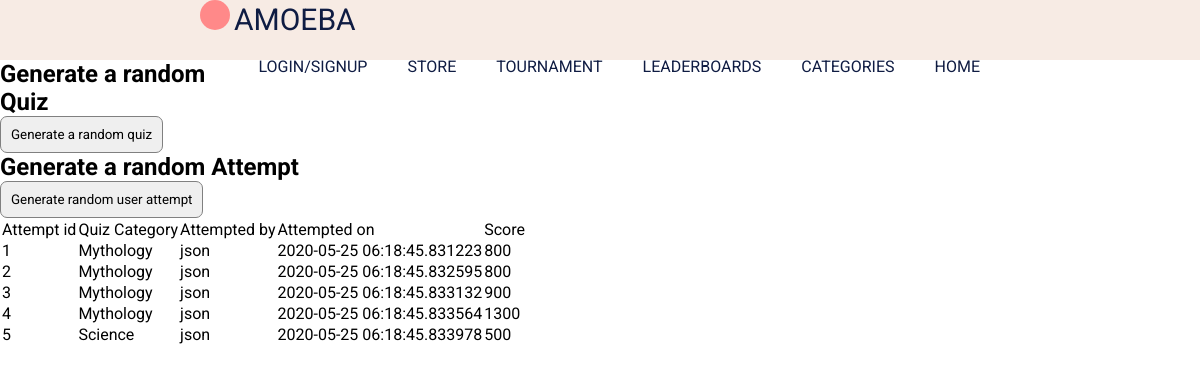
Page /pretendattempts on the earlier database version.
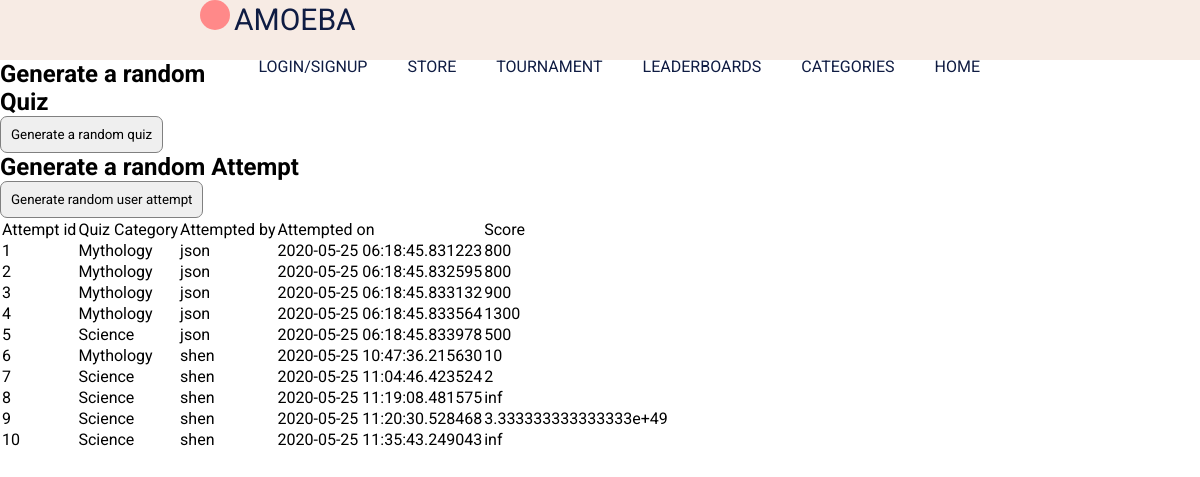
Same page on the later database version.
### app/models.py (models this page shows, shortened)
class Attempt(db.Model):
  id = db.Column(db.Integer, primary_key=True)
  user_id = db.Column(db.Integer, db.ForeignKey('user.id'))
  quiz_id = db.Column(db.Integer, db.ForeignKey('quiz.id'))
  score = db.Column(db.Integer, index=True)
  date = db.Column(db.DateTime, index=True, default=datetime.utcnow)

class Quiz(db.Model):
  id = db.Column(db.Integer, primary_key=True)
  category = db.Column(db.String(32), index=True)
  quizname = db.Column(db.String(32), index=True, unique=True)
  filename = db.Column(db.String(32),unique=True)
  date_added = db.Column(db.DateTime, index=True, default=datetime.utcnow)
  user_id = db.Column(db.Integer, db.ForeignKey('user.id'))
  attempts = db.relationship('Attempt', backref = 'quiz', lazy = 'dynamic')

class User(UserMixin, db.Model):
  id = db.Column(db.Integer, primary_key=True)
  username = db.Column(db.String(20), unique=True, index=True, nullable=False)
  email = db.Column(db.String(120), unique=True, index=True, nullable=False)
  password_hash = db.Column(db.String(128))
  posted_quizes = db.relationship('Quiz', backref = 'postedby', lazy = 'dynamic')
  attempts = db.relationship('Attempt', backref = 'user', lazy = 'dynamic')
  is_admin = db.Column(db.Boolean, default=False, nullable=False)
  date_joined = db.Column(db.DateTime, index=True, default=datetime.utcnow)

### app/routes.py (the view)
@app.route('/pretendattempts', methods=['GET','POST'])
def pretend_attempts():
  form1 = PretendGenQuiz()
  form2 = PretendGenAttempt()
  allattempts = Attempt.query.all()
  if form1.submitQuiz.data and form1.validate_on_submit():
    randomQuiz()
  elif form2.submitAttempt.data and form2.validate_on_submit():
    randomAttempt()
  return render_template('pretend_attempts.html', form1=form1, form2=form2, attempts=allattempts)

### app/testing.py
class PretendGenQuiz(FlaskForm):
  submitQuiz = SubmitField('Generate a random quiz')

class PretendGenAttempt(FlaskForm):
  submitAttempt = SubmitField('Generate random user attempt')

### app/templates/pretend_attempts.html (shortened to what this page needs)
{% extends "template.html" %}
{% block content%}
  <h2>Generate a random Quiz</h2>
  <form action="", method="post">
    <p>{{ form1.submitQuiz }}</p>
  </form>
  <h2>Generate a random Attempt</h2>
  <form action="", method="post">
    <p>{{ form2.submitAttempt }}</p>
  </form>
  <table>
    <tr>
      <td>Attempt id</td><td>Quiz Category</td><td>Attempted by</td><td>Attempted on</td><td>Score</td>
    </tr>
    {% for a in attempts %}
    <tr>
      <td>{{ a.id }}</td>
      <td>{{ a.quiz.category }}</td>
      <td>{{ a.user.username }}</td>
      <td>{{ a.date }}</td>
      <td>{{ a.score }}</td>
    </tr>
    {% endfor %}
  </table>
{% endblock %}

### app/templates/template.html (shortened to what this page needs)
<html lang="en">
  <head>
    <link
      rel="stylesheet"
      type="text/css"
      href="{{ url_for('static', filename =
    'styles/content.css')}}"
    />
  </head>
  <body>
    <header>
      <div class="header-content">
        <div class="logo">
          <div id="amoeba-logo"></div>
          <span id="logo-text">AMOEBA</span>
        </div>
        <u1 class="navigation">
          <a href="{{ url_for('index') }}">HOME</a>
          <a href="{{ url_for('categories') }}">CATEGORIES</a>
          <a href="{{ url_for('leaderboards') }}">LEADERBOARDS</a>
          <a>TOURNAMENT</a>
          <a>STORE</a>
          {% if current_user.is_authenticated %}
          <a href="{{ url_for('logout') }}">LOGOUT</a>
          <a href="{{ url_for('profile', username=current_user.username) }}">{{ current_user.username }}</a>
          {% else %}
          <a href="{{ url_for('signup_login') }}">LOGIN/SIGNUP</a>
          {% endif %}
        </u1>
      </div>
    </header>
    {% block content %}{% endblock %}
  </body>
</html>

### app/static/styles/content.css (style rules this page uses)
* { padding: 0; margin: 0; list-style: none; text-decoration: none; font-family: 'roboto', sans-serif; box-sizing: border-box; }
body { background-color: white; }
header { width: 100%; height: 60px; display: block; background-color: #f7ebe4; }
.header-content { height: inherit; margin-left: 200px; margin-right: 200px; }
.logo { float: left; display: inline-block; color: #0f1c43; margin-top }
#amoeba-logo { background-color: #ff8989; border-radius: 50%; width: 30px; height: 30px; display: inline-block; }
#logo-text { font-size: 30px; }
.navigation { float: right; }
.navigation a { height: 100%; float: right; padding: 20px 20px; list-style: none; color: #0f1c43; }
p { font-size: 20px; color: #0f1c43; font-weight: heavy; line-height: 1.5em; }
input { border: none; }
input { border: 1px solid gray; border-radius: 7px; padding: 10px; }

Differences in the rows shown:
added Attempt: id "6", quiz.category "Mythology", user.username "shen", date "2020-05-25 10:47:36.215630", score "10"
added Attempt: id "7", quiz.category "Science", user.username "shen", date "2020-05-25 11:04:46.423524", score "2"
added Attempt: id "8", quiz.category "Science", user.username "shen", date "2020-05-25 11:19:08.481575", score "inf"
added Attempt: id "9", quiz.category "Science", user.username "shen", date "2020-05-25 11:20:30.528468", score "3.333333333333333e+49"
added Attempt: id "10", quiz.category "Science", user.username "shen", date "2020-05-25 11:35:43.249043", score "inf"
